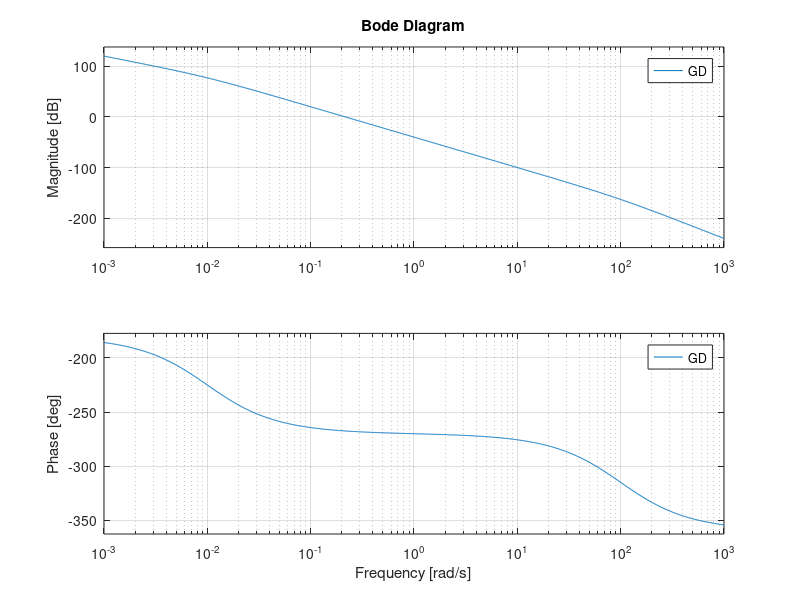

MATLAB code for this plot:
% Define the values of K1 and K2
K1 = 1;
K2 = 1;

% Create transfer functions G(s) and D(s)
numerator_G = K1;
denominator_G = [1 0 0]; % s^2 has coefficients [1 0 0]
G = tf(numerator_G, denominator_G);

numerator_D = K2;
denominator_D = [1 100 1]; % (s+1)/(s+100) has coefficients [1 100 1]
D = tf(numerator_D, denominator_D);

% Compute the overall transfer function G(s) * D(s)
GD = G * D;

% Generate the Bode plot of G(s) * D(s)
bode(GD);
grid on;